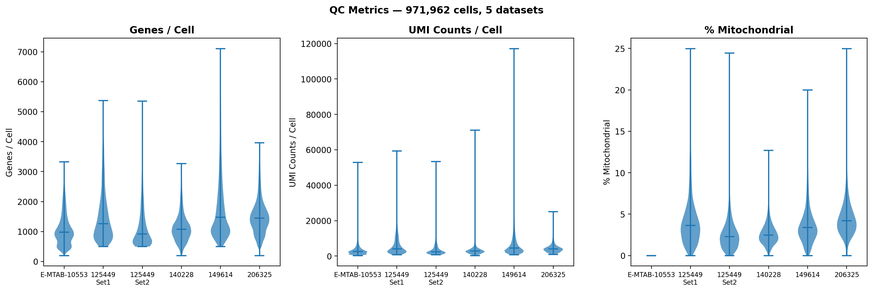
#> input picture out/01_preprocessing/figures/01_qc_violins.png, 873 x 292 px, shrunk from 2979 x 996 before the run
$ python 06_compile_supplementary_figures.py
#> lines starting #> are read from the running program, lines starting #| are printed output that depends on the picture
#!/usr/bin/env python3
"""
06_compile_supplementary_figures.py — Supplementary Fig. S1-S8 composites
from individual QC/diagnostic/auxiliary outputs.

  Fig. S1 — Atlas QC & integration diagnostics
  Fig. S2 — Extended per-cohort & immune-subtype UMAPs
  Fig. S3 — Marker-based cell-type annotation support
  Fig. S4 — Spatial transcriptomics — downstream diagnostics
  Fig. S5 — Cross-cohort Cappuyns spatial consistency
  Fig. S6 — Signature correlation & bootstrap stability
  Fig. S7 — Cross-dataset reproducibility
  Fig. S8 — Patient-level immune subtyping

All figures saved at 300 DPI as PNG + PDF in out/06_manuscript_figures/.
"""
import warnings
warnings.filterwarnings("ignore")

import sys
from pathlib import Path

PROJECT = Path(__file__).resolve().parents[2]
sys.path.insert(0, str(PROJECT))

import matplotlib
matplotlib.use("Agg")
import matplotlib.pyplot as plt
from matplotlib.image import imread
from matplotlib.gridspec import GridSpec
from config.publication_style import apply_style

apply_style()
#> (this line was passed over: config is not available in this run)

OUT = PROJECT / "out" / "06_manuscript_figures"
OUT.mkdir(parents=True, exist_ok=True)

P = {
    # 01 — atlas QC
    "qc_violins":      PROJECT / "out" / "01_preprocessing" / "figures" / "01_qc_violins.png",
    "leiden":          PROJECT / "out" / "01_preprocessing" / "figures" / "01_leiden_clusters.png",
    "integration":     PROJECT / "out" / "01_preprocessing" / "figures" / "01_integration_umap.png",
    "celltype":        PROJECT / "out" / "01_preprocessing" / "figures" / "01_celltype_annotation_umap.png",
    "markerfeat":      PROJECT / "out" / "01_preprocessing" / "figures" / "01_marker_feature_plots.png",
    "immune_umaps":    PROJECT / "out" / "01_preprocessing" / "figures" / "01_immune_umaps.png",
    # 02a — marker evidence
    "dotplot":         PROJECT / "out" / "02a_response_tme" / "figures" / "02a_marker_dotplot.png",
    "hexbin":          PROJECT / "out" / "02a_response_tme" / "figures" / "02a_marker_feature_hexbin.png",
    "ct_enhanced":     PROJECT / "out" / "02a_response_tme" / "figures" / "02a_celltype_annotation_enhanced.png",
    "composition_bar": PROJECT / "out" / "02a_response_tme" / "figures" / "02a_composition_stacked_bar.png",
    "actexh_scatter":  PROJECT / "out" / "02a_response_tme" / "figures" / "02a_activation_exhaustion_scatter.png",
    "eda_degs":        PROJECT / "out" / "02a_response_tme" / "figures" / "eda_deg_counts_barplot.png",
    "top_degs_hmap":   PROJECT / "out" / "02a_response_tme" / "figures" / "eda_top_degs_heatmap.png",
    "eda_sig":         PROJECT / "out" / "02b_spatial_biomarkers" / "figures" / "eda_signature_mean_heatmap.png",
    # 02b — spatial downstream
    "pseudobulk_emb":  PROJECT / "out" / "02b_spatial_biomarkers" / "figures" / "02b_pseudobulk_embeddings.png",
    "pseudobulk_io":   PROJECT / "out" / "02b_spatial_biomarkers" / "figures" / "02b_pseudobulk_io_signatures.png",
    "ds_summary":      PROJECT / "out" / "02b_spatial_biomarkers" / "figures" / "02b_ds_comprehensive_summary.png",
    "spatial_entropy": PROJECT / "out" / "02b_spatial_biomarkers" / "figures" / "02b_ds_spatial_entropy.png",
    "spatial_grad":    PROJECT / "out" / "02b_spatial_biomarkers" / "figures" / "02b_ds_gradient_spatial_maps.png",
    "spatial_topo":    PROJECT / "out" / "02b_spatial_biomarkers" / "figures" / "02e_spatial_topology_rgb.png",
    "coocc":           PROJECT / "out" / "02b_spatial_biomarkers" / "figures" / "02b_ds_celltype_cooccurrence.png",
    "coocc_diff":      PROJECT / "out" / "02b_spatial_biomarkers" / "figures" / "02b_ds_cooccurrence_RvsNR_diff.png",
    "ct_ct_umap_resp": PROJECT / "out" / "02b_spatial_biomarkers" / "figures" / "02b_ct_umap_celltype_response.png",
    "ct_ct_umap_imm":  PROJECT / "out" / "02b_spatial_biomarkers" / "figures" / "02b_ct_umap_immune_subtypes.png",
    "ct_ct_umap_sam":  PROJECT / "out" / "02b_spatial_biomarkers" / "figures" / "02b_ct_umap_sample.png",
    "ct_spmaps":       PROJECT / "out" / "02b_spatial_biomarkers" / "figures" / "02b_ct_spatial_celltype_maps.png",
    "io_landscape":    PROJECT / "out" / "02b_spatial_biomarkers" / "figures" / "io_biomarker_landscape.png",
    "svg":             PROJECT / "out" / "02b_spatial_biomarkers" / "figures" / "02b_ds_spatially_variable_genes.png",
    "loo":             PROJECT / "out" / "02b_spatial_biomarkers" / "figures" / "02b_ds_leave_one_out.png",
    "sample_perm":     PROJECT / "out" / "02b_spatial_biomarkers" / "figures" / "02b_ds_sample_level_permutation.png",
    # 02b — second Visium cohort
    "v_primrec":       PROJECT / "out" / "02b_spatial_biomarkers" / "figures" / "02b_visium_gse281759_primary_vs_recurrence.png",
    "v_tumnorm":       PROJECT / "out" / "02b_spatial_biomarkers" / "figures" / "02b_visium_gse281759_tumor_vs_normal.png",
    "v_phmap":         PROJECT / "out" / "02b_spatial_biomarkers" / "figures" / "02b_visium_gse281759_patient_heatmap.png",
    "v_spmaps":        PROJECT / "out" / "02b_spatial_biomarkers" / "figures" / "02b_visium_gse281759_spatial_maps.png",
    "v_imm":           PROJECT / "out" / "02b_spatial_biomarkers" / "figures" / "02b_visium_immunotype_composition.png",
    "v_crossds":       PROJECT / "out" / "02b_spatial_biomarkers" / "figures" / "02b_visium_cross_dataset_summary.png",
    "v_samp_heatmap":  PROJECT / "out" / "02b_spatial_biomarkers" / "figures" / "02b_visium_sample_signature_heatmap.png",
    "v_sigcorr":       PROJECT / "out" / "02b_spatial_biomarkers" / "figures" / "02b_visium_signature_correlation.png",
    # Cappuyns auxiliaries
    "cap_imm_status":  PROJECT / "out" / "02i_cappuyns_signatures" / "figures" / "cappuyns_immune_status_comparison.png",
    # Validation support
    "sig_corr":        PROJECT / "out" / "03_validation" / "figures" / "03_signature_correlation.png",
    "bootstrap":       PROJECT / "out" / "03_validation" / "figures" / "03_bootstrap_ci.png",
    "bulk_cm":         PROJECT / "out" / "03_validation" / "figures" / "03_bulk_clustermap.png",
    "pathways":        PROJECT / "out" / "03_validation" / "figures" / "03_pathway_enrichment.png",
    # Complementary
    "hallmark":        PROJECT / "out" / "04_complementary" / "figures" / "04_hallmark_pathways.png",
    "crossds":         PROJECT / "out" / "04_complementary" / "figures" / "04_cross_dataset_signatures.png",
    "patient_sub":     PROJECT / "out" / "04_complementary" / "figures" / "04_patient_subtypes.png",
    "cd8_states":      PROJECT / "out" / "04_complementary" / "figures" / "04_cd8_states.png",
    "sum_multi":       PROJECT / "out" / "04_complementary" / "figures" / "04_summary_multipanel.png",
    "lr_heatmap":      PROJECT / "out" / "04_complementary" / "figures" / "04_ligand_receptor.png",
    "lr_dot_classic":  PROJECT / "out" / "04_complementary" / "figures" / "04_lr_dotplot.png",
    "imm_ratios":      PROJECT / "out" / "04_complementary" / "figures" / "04_immune_ratios.png",
}


def _place(ax, key, label=None):
#> called with key = 'qc_violins', label = 'A'
    path = P.get(key)
    if path and path.exists():
        img = imread(str(path)); ax.imshow(img)
#> in _place, img is the input picture: shape (292, 873, 4) float32; mean R, G, B, A 0.949, 0.96, 0.968, 1
#> call 2 of _place, with key = 'leiden', label = 'B'
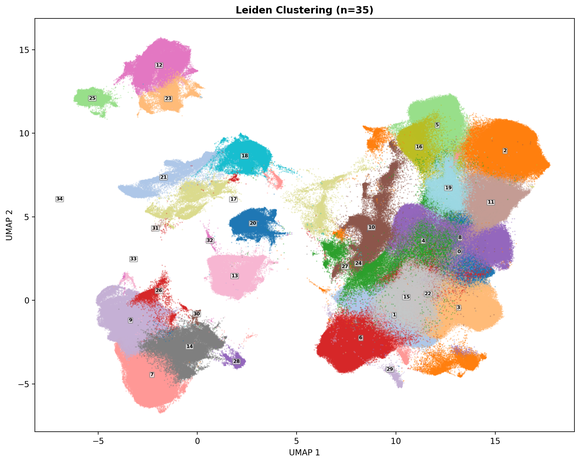
#> input picture out/01_preprocessing/figures/01_leiden_clusters.png, 580 x 463 px, shrunk from 1979 x 1582 before the run
#> in _place, img is the input picture: shape (463, 580, 4) float32; mean R, G, B, A 0.924, 0.898, 0.882, 1
#> call 3 of _place, with key = 'integration', label = 'C'
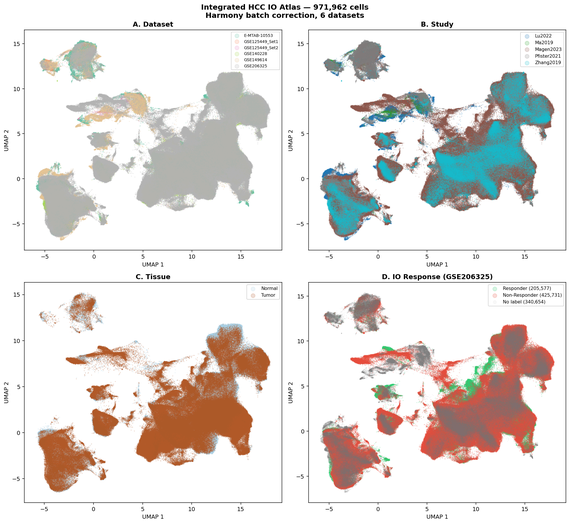
#> input picture out/01_preprocessing/figures/01_integration_umap.png, 570 x 524 px, shrunk from 1945 x 1789 before the run
#> in _place, img is the input picture: shape (524, 570, 4) float32; mean R, G, B, A 0.899, 0.881, 0.87, 1
#> call 4 of _place, with key = 'celltype', label = 'D'
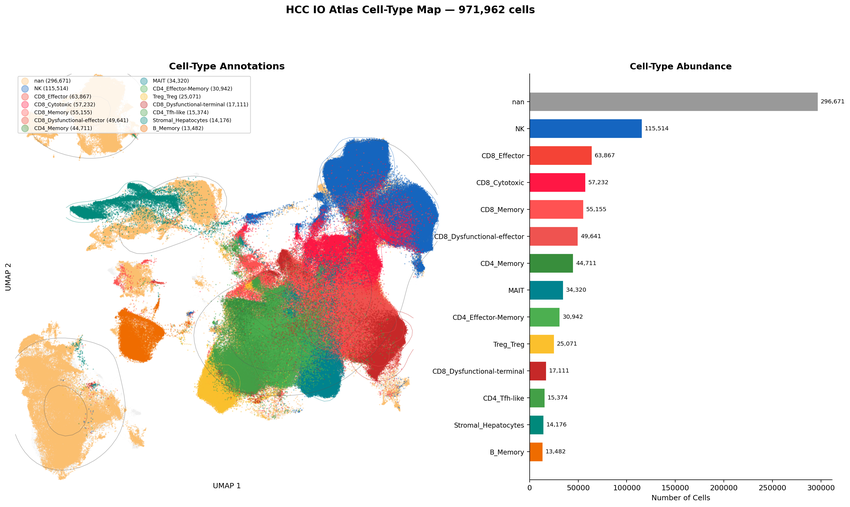
#> input picture out/01_preprocessing/figures/01_celltype_annotation_umap.png, 850 x 507 px, shrunk from 2903 x 1731 before the run
#> in _place, img is the input picture: shape (507, 850, 4) float32; mean R, G, B, A 0.928, 0.909, 0.895, 1
    else:
        ax.text(0.5, 0.5, f"[{key}]\nnot found", ha="center", va="center",
                fontsize=8, color="grey", transform=ax.transAxes)
    ax.set_axis_off()
    if label:
        ax.text(-0.02, 1.02, label, transform=ax.transAxes,
                fontsize=13, fontweight="bold", va="bottom", ha="right")


def _save(fig, stem):
#> called with stem = 'SupplementaryFig_S1_atlas_QC'
    for fmt in ("png", "pdf"):
        fig.savefig(OUT / f"{stem}.{fmt}", dpi=300,
                    bbox_inches="tight", facecolor="white")
#> this loop made 2 passes
#> pass 1, in _save, `fig.savefig(OUT / f"{stem}.{fmt}", dpi=300, bbox_inches="tight", facec..`:
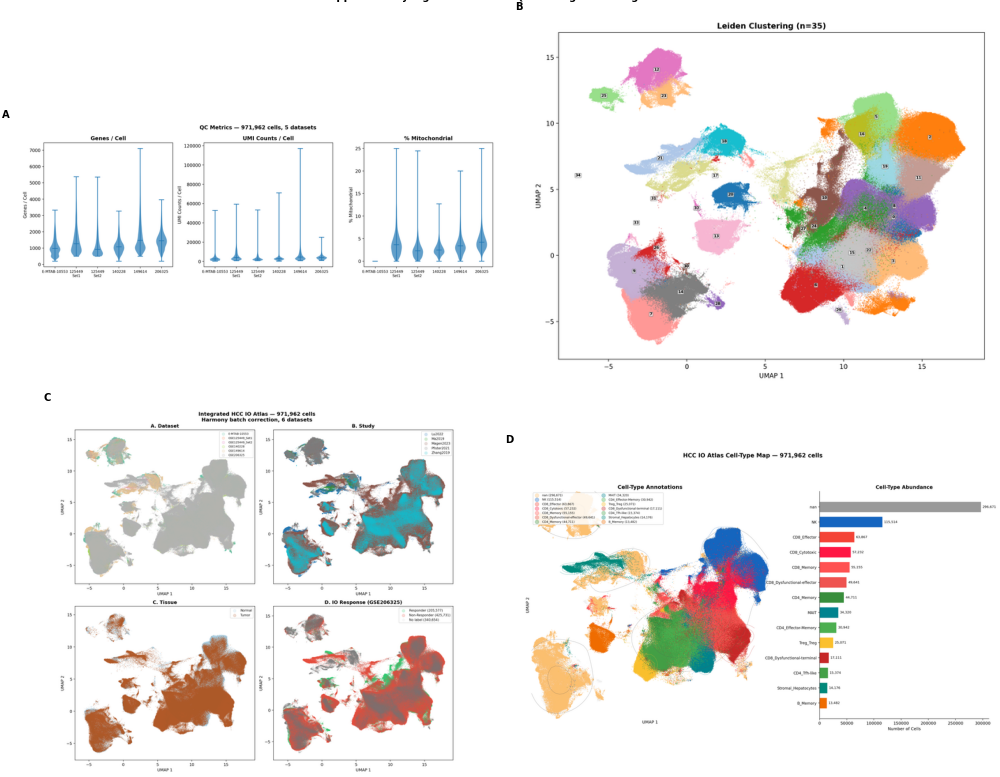
#> figure drawn by matplotlib, 4 panels
    plt.close(fig)
    print(f"  {stem}  saved.")


# ── Fig. S1 — Atlas QC & integration diagnostics ───────────────────────
def s1():
    fig = plt.figure(figsize=(18, 14), constrained_layout=True)
    gs = GridSpec(2, 2, figure=fig)
    _place(fig.add_subplot(gs[0, 0]), "qc_violins",  "A")
    _place(fig.add_subplot(gs[0, 1]), "leiden",      "B")
    _place(fig.add_subplot(gs[1, 0]), "integration", "C")
    _place(fig.add_subplot(gs[1, 1]), "celltype",    "D")
    fig.suptitle("Supplementary Figure S1 — Atlas QC & integration diagnostics",
                 fontsize=13, fontweight="bold", y=1.01)
    _save(fig, "SupplementaryFig_S1_atlas_QC")


# ── Fig. S2 — Immune subsets UMAPs ─────────────────────────────────────
def s2():
    fig = plt.figure(figsize=(16, 12), constrained_layout=True)
    gs = GridSpec(1, 1, figure=fig)
    _place(fig.add_subplot(gs[0, 0]), "immune_umaps", None)
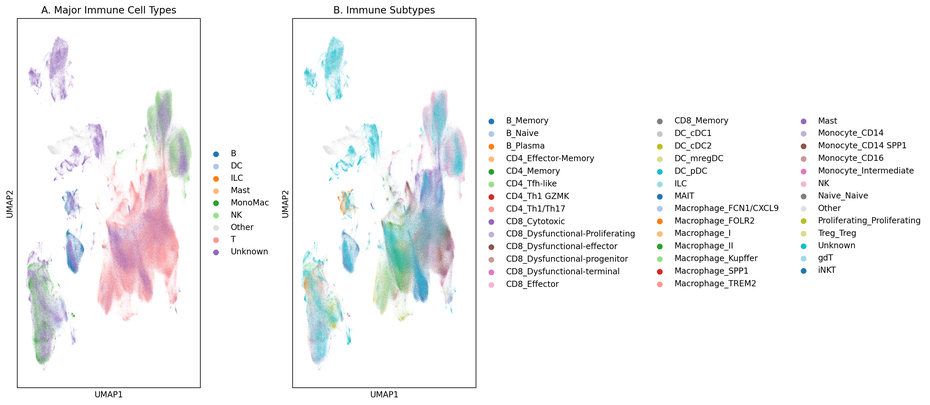
#> input picture out/01_preprocessing/figures/01_immune_umaps.png, 930 x 405 px, shrunk from 3175 x 1382 before the run
#> in _place, img is the input picture: shape (405, 930, 4) float32; mean R, G, B, A 0.958, 0.959, 0.961, 1
    fig.suptitle("Supplementary Figure S2 — Per-cohort and immune-subtype UMAPs",
                 fontsize=13, fontweight="bold", y=1.01)
    _save(fig, "SupplementaryFig_S2_immune_UMAPs")


# ── Fig. S3 — Marker-based cell-type annotation support ────────────────
def s3():
    fig = plt.figure(figsize=(20, 14), constrained_layout=True)
    gs = GridSpec(2, 2, figure=fig)
    _place(fig.add_subplot(gs[0, 0]), "dotplot",      "A")
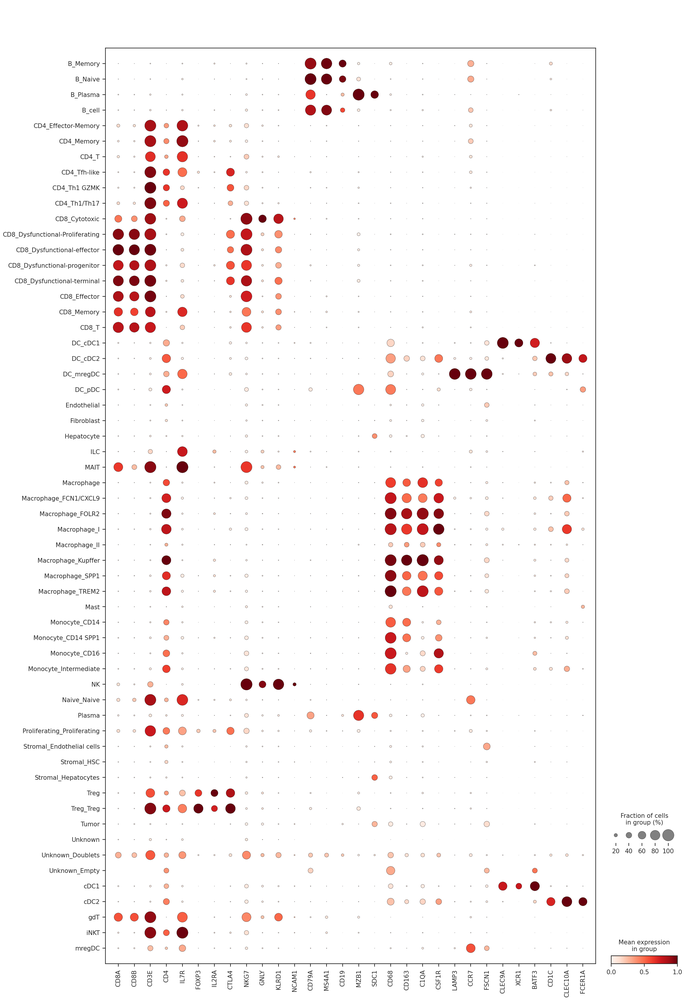
#> input picture out/02a_response_tme/figures/02a_marker_dotplot.png, 685 x 1000 px, shrunk from 2339 x 3414 before the run
#> in _place, img is the input picture: shape (1000, 685, 4) float32; mean R, G, B, A 0.983, 0.971, 0.971, 1
    _place(fig.add_subplot(gs[0, 1]), "ct_enhanced",  "B")
    _place(fig.add_subplot(gs[1, 0]), "markerfeat",   "C")
    _place(fig.add_subplot(gs[1, 1]), "hexbin",       "D")
    fig.suptitle("Supplementary Figure S3 — Marker-based cell-type annotation support",
                 fontsize=13, fontweight="bold", y=1.01)
    _save(fig, "SupplementaryFig_S3_marker_annotation")


# ── Fig. S4 — Spatial transcriptomics diagnostics ─────────────────────
def s4():
    fig = plt.figure(figsize=(22, 14), constrained_layout=True)
    gs = GridSpec(2, 3, figure=fig)
    _place(fig.add_subplot(gs[0, 0]), "pseudobulk_emb",  "A")
    _place(fig.add_subplot(gs[0, 1]), "pseudobulk_io",   "B")
    _place(fig.add_subplot(gs[0, 2]), "spatial_topo",    "C")
    _place(fig.add_subplot(gs[1, 0]), "spatial_entropy", "D")
    _place(fig.add_subplot(gs[1, 1]), "coocc",           "E")
    _place(fig.add_subplot(gs[1, 2]), "coocc_diff",      "F")
    fig.suptitle("Supplementary Figure S4 — Spatial transcriptomics — downstream diagnostics",
                 fontsize=13, fontweight="bold", y=1.01)
    _save(fig, "SupplementaryFig_S4_spatial_diagnostics")


# ── Fig. S5 — Cross-cohort Visium consistency ─────────────────────────
def s5():
    fig = plt.figure(figsize=(20, 14), constrained_layout=True)
    gs = GridSpec(2, 3, figure=fig)
    _place(fig.add_subplot(gs[0, 0]), "v_primrec",  "A")
    _place(fig.add_subplot(gs[0, 1]), "v_tumnorm",  "B")
    _place(fig.add_subplot(gs[0, 2]), "v_phmap",    "C")
    _place(fig.add_subplot(gs[1, 0]), "v_spmaps",   "D")
    _place(fig.add_subplot(gs[1, 1]), "v_imm",      "E")
    _place(fig.add_subplot(gs[1, 2]), "v_crossds",  "F")
    fig.suptitle("Supplementary Figure S5 — Cross-cohort Visium consistency (GSE238264 & GSE281759)",
                 fontsize=13, fontweight="bold", y=1.01)
    _save(fig, "SupplementaryFig_S5_crosscohort_visium")


# ── Fig. S6 — Signature correlation & bootstrap stability ──────────────
def s6():
    fig = plt.figure(figsize=(20, 14), constrained_layout=True)
    gs = GridSpec(2, 2, figure=fig)
    _place(fig.add_subplot(gs[0, 0]), "sig_corr",   "A")
    _place(fig.add_subplot(gs[0, 1]), "bootstrap",  "B")
    _place(fig.add_subplot(gs[1, 0]), "bulk_cm",    "C")
    _place(fig.add_subplot(gs[1, 1]), "pathways",   "D")
    fig.suptitle("Supplementary Figure S6 — Signature correlation, bootstrap stability, and pathway enrichment",
                 fontsize=13, fontweight="bold", y=1.01)
    _save(fig, "SupplementaryFig_S6_signature_stability")


# ── Fig. S7 — Cross-dataset reproducibility ───────────────────────────
def s7():
    fig = plt.figure(figsize=(20, 14), constrained_layout=True)
    gs = GridSpec(2, 2, figure=fig)
    _place(fig.add_subplot(gs[0, 0]), "hallmark",   "A")
    _place(fig.add_subplot(gs[0, 1]), "crossds",    "B")
    _place(fig.add_subplot(gs[1, 0]), "sum_multi",  "C")
    _place(fig.add_subplot(gs[1, 1]), "lr_heatmap", "D")
    fig.suptitle("Supplementary Figure S7 — Cross-dataset reproducibility & pathway summary",
                 fontsize=13, fontweight="bold", y=1.01)
    _save(fig, "SupplementaryFig_S7_reproducibility")


# ── Fig. S8 — Patient-level immune subtyping ──────────────────────────
def s8():
    fig = plt.figure(figsize=(20, 14), constrained_layout=True)
    gs = GridSpec(2, 2, figure=fig)
    _place(fig.add_subplot(gs[0, 0]), "patient_sub",    "A")
    _place(fig.add_subplot(gs[0, 1]), "cd8_states",     "B")
    _place(fig.add_subplot(gs[1, 0]), "imm_ratios",     "C")
    _place(fig.add_subplot(gs[1, 1]), "cap_imm_status", "D")
    fig.suptitle("Supplementary Figure S8 — Patient-level immune subtyping & ratio biomarkers",
                 fontsize=13, fontweight="bold", y=1.01)
    _save(fig, "SupplementaryFig_S8_patient_subtyping")


if __name__ == "__main__":
    print("=" * 70)
    print("Compiling Supplementary Figures S1–S8")
    print("=" * 70)
    s1(); s2(); s3(); s4(); s5(); s6(); s7(); s8()
    print("=" * 70)
    print(f"Done. Supplementary figures in: {OUT}")
    print("=" * 70)
